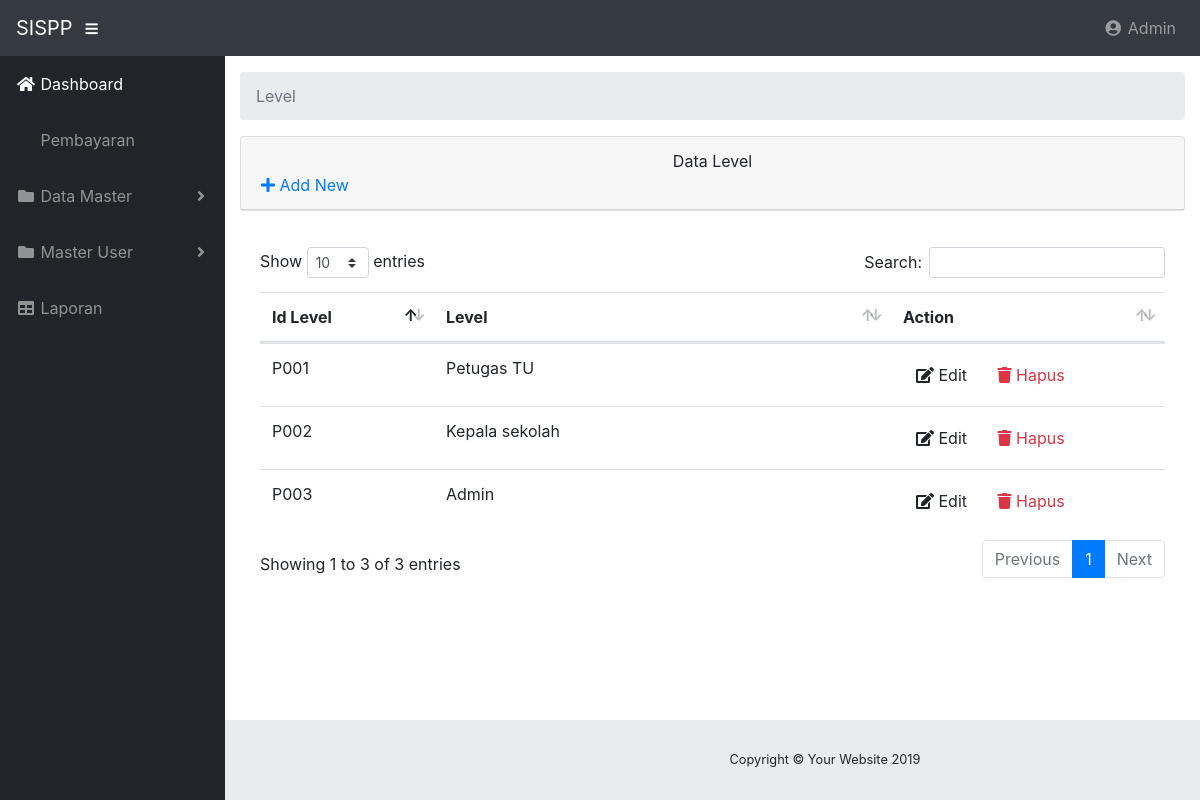
Page /index.php/level on the committed database.
### tables this page shows
CREATE TABLE `level` (
  `id_level` varchar(11) NOT NULL,
  `level` varchar(30) NOT NULL,
  PRIMARY KEY (`id_level`)
);

### application/controllers/Level.php (called while the page is built, shortened)
<?php
class Level extends CI_Controller {
    public function __construct()
    {
		$this->load->model("model_level");
		$this->load->library('form_validation');
	}
	public function index()
	{
		$data["jabatan"] = $this->model_level->getAll();
        $this->load->view("view_level", $data);
	}
}

### index.php (called while the page is built, shortened)
<?php
require_once BASEPATH.'core/CodeIgniter.php';

### application/models/Model_level.php (called while the page is built, shortened)
<?php defined('BASEPATH') OR exit('No direct script access allowed');
class Model_level extends CI_Model
{
	private $_table = "level";
	public function getAll()
	{
		return $this->db->get($this->_table)->result();
	}
}

### application/views/view_level.php (the view, shortened to what this page needs)
<!DOCTYPE html>
<html lang="en">
<head>
</head>
<body id="page-top">
  <div id="wrapper">
    <div id="content-wrapper">
      <div class="container-fluid">
       <div class="card mb-3">
          <div class="card-header">
          	<span><center>Data Level</center></span>
            <a href="<?php echo site_url('level/add') ?>"><i class="fas fa-plus"></i> Add New</a>
          </div>
          </div>
          <div class="card-body">
            <div class="table-responsive">
              <table class="table table-hover" id="dataTable" width="100%" cellspacing="0">
                <thead>
                  <tr>
                    <th>Id Level</th>
                    <th>Level</th>
                    <th>Action</th>
                  </tr>
                </thead>
                <tbody>
                  <?php foreach ($jabatan as $jabatan): ?>
                  <tr>
                    <td width="150">
                      <?php echo $jabatan->id_level ?>
                    </td>
                    <td>
                      <?php echo $jabatan->level ?>
                    </td>
                    <td width="250">
                      <a href="<?php echo site_url('level/edit/'.$jabatan->id_level) ?>"
                       class="btn btn-small"><i class="fas fa-edit"></i> Edit</a>
                      <a
                       href="<?php echo site_url('level/delete/'.$jabatan->id_level) ?>" class="btn btn-small text-danger"><i class="fas fa-trash"></i> Hapus</a>
                    </td>
                  </tr>
                  <?php endforeach; ?>
                </tbody>
              </table>
            </div>
          </div>
        </div>
      </div>
      <footer class="sticky-footer">
  </div>
</body>
</html>

### rows in the picture
level: id_level "P001", level "Petugas TU"
level: id_level "P002", level "Kepala sekolah"
level: id_level "P003", level "Admin"

### other values in the picture
$segment "Level"
